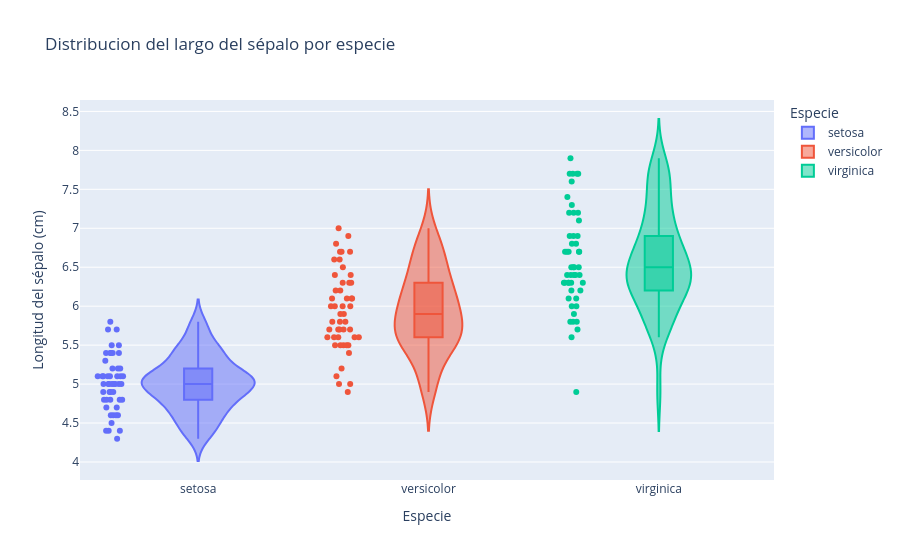

Notebook source saved alongside this figure:
### Code cell
fig = px.violin(
    data_frame=df,
    x="species",
    y="sepal_length",
    color="species",
    points="all",
    box=True,
    title="Distribucion del largo del sépalo por especie",
    labels={
        "species": "Especie",
        "sepal_length": "Longitud del sépalo (cm)"
    }
)

fig.show()

### Figure 1 — Plotly figure (JSON) as saved in the notebook; plotly's stock layout.template omitted (floating-point values rounded to 4 significant figures)
{"data": [{"alignmentgroup": "True", "box": {"visible": true}, "hovertemplate": "Especie=%{x}<br>Longitud del sépalo (cm)=%{y}<extra></extra>", "legendgroup": "setosa", "marker": {"color": "#636efa"}, "name": "setosa", "offsetgroup": "setosa", "orientation": "v", "points": "all", "scalegroup": "True", "showlegend": true, "type": "violin", "x": ["setosa", "setosa", "setosa", "setosa", "setosa", "setosa", "setosa", "setosa", "setosa", "setosa", "setosa", "setosa", "setosa", "setosa", "setosa", "setosa", "setosa", "setosa", "setosa", "setosa", "setosa", "setosa", "setosa", "setosa", "setosa", "setosa", "setosa", "setosa", "setosa", "setosa", "setosa", "setosa", "setosa", "setosa", "setosa", "setosa", "setosa", "setosa", "setosa", "setosa", "setosa", "setosa", "setosa", "setosa", "setosa", "setosa", "setosa", "setosa", "setosa", "setosa"], "x0": " ", "xaxis": "x", "y": [5.1, 4.9, 4.7, 4.6, 5.0, 5.4, 4.6, 5.0, 4.4, 4.9, 5.4, 4.8, 4.8, 4.3, 5.8, 5.7, 5.4, 5.1, 5.7, 5.1, 5.4, 5.1, 4.6, 5.1, 4.8, 5.0, 5.0, 5.2, 5.2, 4.7, 4.8, 5.4, 5.2, 5.5, 4.9, 5.0, 5.5, 4.9, 4.4, 5.1, 5.0, 4.5, 4.4, 5.0, 5.1, 4.8, 5.1, 4.6, 5.3, 5.0], "y0": " ", "yaxis": "y"}, {"alignmentgroup": "True", "box": {"visible": true}, "hovertemplate": "Especie=%{x}<br>Longitud del sépalo (cm)=%{y}<extra></extra>", "legendgroup": "versicolor", "marker": {"color": "#EF553B"}, "name": "versicolor", "offsetgroup": "versicolor", "orientation": "v", "points": "all", "scalegroup": "True", "showlegend": true, "type": "violin", "x": ["versicolor", "versicolor", "versicolor", "versicolor", "versicolor", "versicolor", "versicolor", "versicolor", "versicolor", "versicolor", "versicolor", "versicolor", "versicolor", "versicolor", "versicolor", "versicolor", "versicolor", "versicolor", "versicolor", "versicolor", "versicolor", "versicolor", "versicolor", "versicolor", "versicolor", "versicolor", "versicolor", "versicolor", "versicolor", "versicolor", "versicolor", "versicolor", "versicolor", "versicolor", "versicolor", "versicolor", "versicolor", "versicolor", "versicolor", "versicolor", "versicolor", "versicolor", "versicolor", "versicolor", "versicolor", "versicolor", "versicolor", "versicolor", "versicolor", "versicolor"], "x0": " ", "xaxis": "x", "y": [7.0, 6.4, 6.9, 5.5, 6.5, 5.7, 6.3, 4.9, 6.6, 5.2, 5.0, 5.9, 6.0, 6.1, 5.6, 6.7, 5.6, 5.8, 6.2, 5.6, 5.9, 6.1, 6.3, 6.1, 6.4, 6.6, 6.8, 6.7, 6.0, 5.7, 5.5, 5.5, 5.8, 6.0, 5.4, 6.0, 6.7, 6.3, 5.6, 5.5, 5.5, 6.1, 5.8, 5.0, 5.6, 5.7, 5.7, 6.2, 5.1, 5.7], "y0": " ", "yaxis": "y"}, {"alignmentgroup": "True", "box": {"visible": true}, "hovertemplate": "Especie=%{x}<br>Longitud del sépalo (cm)=%{y}<extra></extra>", "legendgroup": "virginica", "marker": {"color": "#00cc96"}, "name": "virginica", "offsetgroup": "virginica", "orientation": "v", "points": "all", "scalegroup": "True", "showlegend": true, "type": "violin", "x": ["virginica", "virginica", "virginica", "virginica", "virginica", "virginica", "virginica", "virginica", "virginica", "virginica", "virginica", "virginica", "virginica", "virginica", "virginica", "virginica", "virginica", "virginica", "virginica", "virginica", "virginica", "virginica", "virginica", "virginica", "virginica", "virginica", "virginica", "virginica", "virginica", "virginica", "virginica", "virginica", "virginica", "virginica", "virginica", "virginica", "virginica", "virginica", "virginica", "virginica", "virginica", "virginica", "virginica", "virginica", "virginica", "virginica", "virginica", "virginica", "virginica", "virginica"], "x0": " ", "xaxis": "x", "y": [6.3, 5.8, 7.1, 6.3, 6.5, 7.6, 4.9, 7.3, 6.7, 7.2, 6.5, 6.4, 6.8, 5.7, 5.8, 6.4, 6.5, 7.7, 7.7, 6.0, 6.9, 5.6, 7.7, 6.3, 6.7, 7.2, 6.2, 6.1, 6.4, 7.2, 7.4, 7.9, 6.4, 6.3, 6.1, 7.7, 6.3, 6.4, 6.0, 6.9, 6.7, 6.9, 5.8, 6.8, 6.7, 6.7, 6.3, 6.5, 6.2, 5.9], "y0": " ", "yaxis": "y"}], "layout": {"legend": {"title": {"text": "Especie"}, "tracegroupgap": 0}, "title": {"text": "Distribucion del largo del sépalo por especie"}, "violinmode": "overlay", "xaxis": {"anchor": "y", "categoryarray": ["setosa", "versicolor", "virginica"], "categoryorder": "array", "domain": [0, 1], "title": {"text": "Especie"}}, "yaxis": {"anchor": "x", "domain": [0, 1], "title": {"text": "Longitud del sépalo (cm)"}}}}
